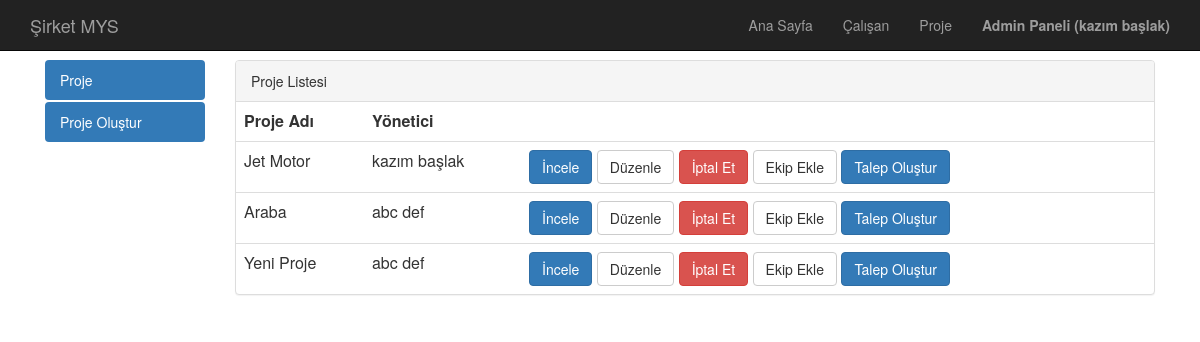
The page /proje/ (signed in) on the database its author committed.
### proje/models.py (models this page shows, shortened)
class Proje(models.Model):
    adi = models.CharField(max_length=120)
    yoneticiCalisan = models.ForeignKey('calisan.Calisan', related_name='yonetici', on_delete=models.CASCADE,verbose_name="Yönetici")
    slug = models.SlugField(unique = True,editable = False, max_length= 130)
    def get_absolute_url(self):
        return reverse("proje:detail",kwargs={'slug':self.slug})
    def get_update_url(self):
        return reverse("proje:update",kwargs={'id':self.id})
    def get_delete_url(self):
        return reverse("proje:delete",kwargs={'id':self.id})

### calisan/models.py (models this page shows, shortened)
class Calisan(models.Model):
    user = models.ForeignKey('auth.user', related_name='kullanici', on_delete=models.CASCADE, verbose_name = "Kullanıcı")
    tel = models.CharField(max_length = 10,verbose_name = "Telefon")
    yetki = models.ForeignKey('Yetki', related_name='yetki', on_delete=models.CASCADE,verbose_name = "Yetki")
    sgkNo = models.CharField(max_length=13, verbose_name = "Sgk No")
    maas = models.PositiveIntegerField()
    image = models.ImageField(null=True, blank=True)#imageField kullanmak için Pillow kütüphanesi yüklenmelidir. Sonrasında veritabanına veriler aktarılmalı. pip install Pillow
    slug = models.SlugField(unique = True,editable = False, max_length= 160)
    def __str__(self):
        return self.user.get_full_name()

### proje/views.py (the view, shortened to what this page needs)
# urls.py: path('',projeIndex,name='index'),
def projeIndex(request):
    yetki = getAuthorization(request,"proje")
    if yetki == -1:
        messages.warning(request,"Erişim için giriş yapınız.")
        return redirect("/admin")
    if canView(yetki):
        projeler = Proje.objects.all()
    yetkiEkip = getAuthorization(request,"ekip")
    yetkiTalep = getAuthorization(request,"talep")
    context = {
        'projeler':projeler,
        'canAdd':canAdd(yetki),
        'canChange':canChange(yetki),
        'canDelete':canDelete(yetki),
        'canAddEkip':canAdd(yetkiEkip),
        'canAddTalep':canAdd(yetkiTalep),
    }
    return render(request,"proje/index.html",context)

### calisan/models.py (called while the page is built, shortened)
def getAuthorization(request,name):
    u = request.user
    yetki = 0
    if not u.is_authenticated:
        return -1
    elif u.is_superuser:
        return 15

def canView(authorization):
    return authorization >= 8

def canAdd(authorization):
    return authorization % 2 != 0

def canChange(authorization):
    return authorization == 2 or authorization == 3 or authorization == 6 or authorization == 7 or authorization == 10 or authorization == 11 or authorization == 14 or authorization == 15

def canDelete(authorization):
    return authorization == 4 or authorization == 5 or authorization == 6 or authorization == 7 or authorization == 12 or authorization == 13 or authorization == 14 or authorization == 15

### templates/proje/index.html (shortened to what this page needs)
{% extends "base.html" %}
{% block body %}
    <div class="container">
        {% include "proje/leftnav.html" %}
        <div class="col-sm-10">
            <div class="panel panel-default">
                <div class="panel-heading">Proje Listesi</div>
                <table class="table">
                    <tr>
                        <th>Proje Adı</th>
                        <th>Yönetici</th>
                        <th></th>
                    </tr>
                    {% for proje in projeler %}
                        <tr>
                            <td>{{ proje.adi }}</td>
                            <td>{{ proje.yoneticiCalisan }}</td>
                            <td>
                                <a href="{{ proje.get_absolute_url }}" class="btn btn-primary" role="button">İncele</a>
                                {% if canChange %}
                                    <a href="{{ proje.get_update_url }}" class="btn btn-default" role="button">Düzenle</a>
                                {% endif %}
                                {% if canDelete %}
                                    <a href="{{ proje.get_delete_url }}" class="btn btn-danger" role="button">İptal Et</a>
                                {% endif %}
                                {% if canAddEkip %}
                                    <a href="{% url 'proje:ekipCreate' proje.id %}" class="btn btn-default" role="button">Ekip Ekle</a>
                                {% endif %}
                                {% if canAddTalep %}
                                    <a href="{% url 'proje:talepCreate' proje.slug %}" class="btn btn-primary" role="button">Talep Oluştur</a>
                                {% endif %}
                            </td>
                        </tr>
                    {% endfor %}
                </table>
            </div>
        </div>
    </div>
{% endblock body %}

### templates/header.html (shortened to what this page needs)
<head>
</head>
<nav class="navbar navbar-inverse navbar-fixed-top" role="banner">
    <div class="container">
        <div class="navbar-header">
            <a href="{% url 'home:index'%}" class="navbar-brand">Şirket MYS</a>
        </div>
        <nav class="collapse navbar-collapse" role="navigation">
            <ul class="nav navbar-nav navbar-right">
                <li><a href="{% url 'home:index'%}">Ana Sayfa</a></li>
                <li><a href="{% url 'calisan:index' %}">Çalışan</a></li>
                <li><a href="{% url 'proje:index' %}">Proje</a></li>
                <li><a href="/admin"><b>Admin Paneli ({{ request.user.get_full_name }})</b></a></li>
            </ul>
        </nav>
    </div>
</nav>

### static/css/style.css (style rules this page uses)
body { margin-top: 60px; }

### rows shown on the page
Proje: adi "Jet Motor", yoneticiCalisan "kazım başlak"
Proje: adi "Araba", yoneticiCalisan "abc def"
Proje: adi "Yeni Proje", yoneticiCalisan "abc def"

### other values the page prints
{{ request.user.get_full_name }} "kazım başlak"
